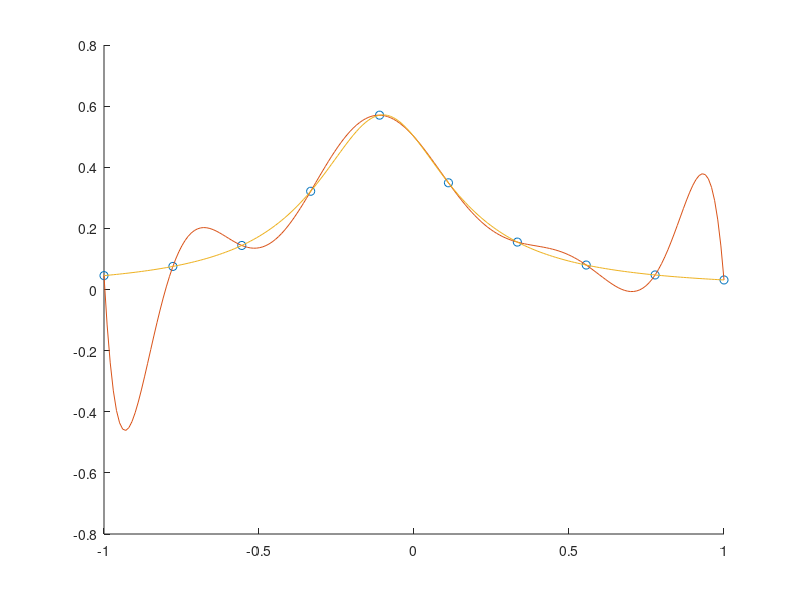

MATLAB code to generate this figure:
x=linspace(-1,1,10);
y=1./(25.*x.^2+5.*x+2);
p=polyfit(x,y,9);
x1=linspace(-1,1,200);
y1=polyval(p,x1);
y2=1./(25.*x1.^2+5.*x1+2);
hold on;
plot(x,y,'o',x1,y1);
plot(x1,y2);
hold off;
saveas(gcf,'graph4_3_1.png');